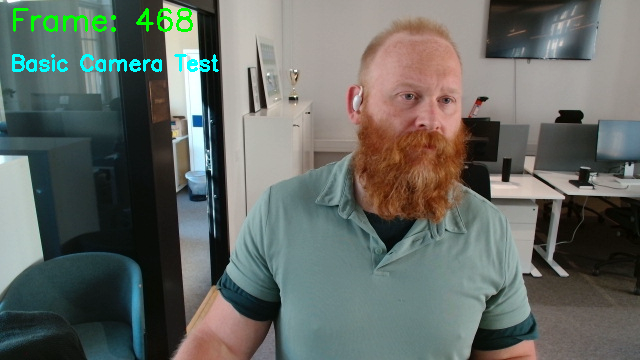
#> input picture validation/debug_camera_frame_468.png, 640 x 360 px
$ python -i camera_prediction_validation.py   (imports and definitions only)
#> lines starting #> are read from the running program, lines starting #| are printed output that depends on the picture
#> further down, picture is the input picture: shape (360, 640, 3); mean B, G, R 100.6, 106.1, 100.9
#!/usr/bin/env python3
"""
Camera Prediction Validation

Connect laptop camera to the constraint-based brain and test real-time
visual prediction capabilities. This tests:

1. Frame-to-frame temporal prediction
2. Visual pattern recognition and clustering
3. Emergent attention mechanisms
4. Real-world sparse representation learning
5. Temporal hierarchy emergence with actual visual data

The brain receives camera frames as sparse sensory input and attempts to
predict the next frame, revealing emergent visual intelligence.
"""

import sys
import os
from pathlib import Path

# Add paths
brain_root = Path(__file__).parent.parent
sys.path.insert(0, str(brain_root))
sys.path.insert(0, str(brain_root / 'server'))

import cv2
import numpy as np
import time
import json
from datetime import datetime
from collections import defaultdict, deque
from typing import Dict, List, Tuple, Optional
import threading
import queue

# Import brain components
from src.brain import MinimalBrain


class CameraFrameProcessor:
    """Processes camera frames for brain input"""

    def __init__(self, target_dim: int = 64, downsample_factor: int = 4):
        """
        Initialize frame processor

        Args:
            target_dim: Target dimension for brain input (e.g., 64 for 64D vector)
            downsample_factor: Factor to downsample frames (4 = 1/4 resolution)
        """
        self.target_dim = target_dim
        self.downsample_factor = downsample_factor
        self.frame_history = deque(maxlen=10)

    def process_frame(self, frame: np.ndarray) -> List[float]:
        """
        Convert camera frame to sparse sensory input vector

        Args:
            frame: OpenCV frame (BGR format)

        Returns:
            List of floats representing sparse sensory input
        """
        # Convert to grayscale
        gray = cv2.cvtColor(frame, cv2.COLOR_BGR2GRAY)
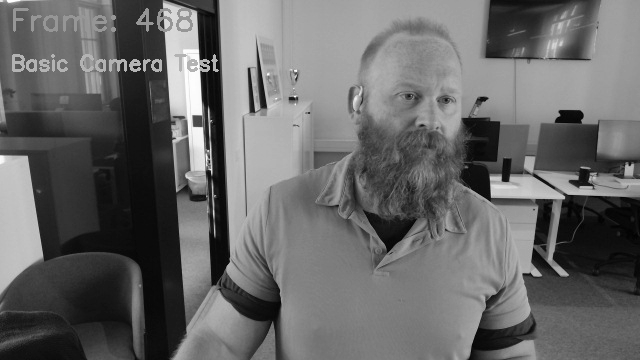
#> gray: shape (360, 640); min 1, max 255, mean 103.9

        # Downsample for efficiency
        h, w = gray.shape
#> h = 360; w = 640
        new_h, new_w = h // self.downsample_factor, w // self.downsample_factor
#> new_h = 90; new_w = 160
        small = cv2.resize(gray, (new_w, new_h))
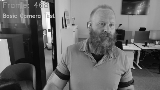
#> small: shape (90, 160); min 4, max 253, mean 104

        # Normalize to [0, 1]
        normalized = small.astype(np.float32) / 255.0

        # Flatten to 1D
        flattened = normalized.flatten()
#> flattened = 14400 values, max 0.992 at index 2446, min 0.0157 at index 8462, mean 0.408

        # Reduce dimensionality to target_dim using sampling
        if len(flattened) > self.target_dim:
            # Sample evenly across the image
            indices = np.linspace(0, len(flattened) - 1, self.target_dim, dtype=int)
#> indices = 64 values from 0 to 14399
            sampled = flattened[indices]
#> sampled = 64 values, max 0.867 at index 17, min 0.0314 at index 37, mean 0.429
        else:
            # Pad if too small
            sampled = np.pad(flattened, (0, self.target_dim - len(flattened)), mode='constant')

        # Apply edge detection for more interesting patterns
        edges = cv2.Canny((small * 255).astype(np.uint8), 50, 150)
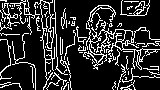
#> edges: shape (90, 160); 18.5% white in thin lines or dots
        edge_normalized = edges.astype(np.float32) / 255.0
#> edge_normalized: shape (90, 160) float32; values 0 (black) and 1 (white), 18.5% white in thin lines or dots
        edge_flattened = edge_normalized.flatten()
#> edge_flattened = 14400 values, max 1 at index 0, min 0 at index 7, mean 0.185

        if len(edge_flattened) > self.target_dim:
            edge_indices = np.linspace(0, len(edge_flattened) - 1, self.target_dim, dtype=int)
#> edge_indices = 64 values from 0 to 14399
            edge_sampled = edge_flattened[edge_indices]
#> edge_sampled = 64 values, max 1 at index 0, min 0 at index 1, mean 0.219
        else:
            edge_sampled = np.pad(edge_flattened, (0, self.target_dim - len(edge_flattened)), mode='constant')

        # Combine intensity and edge information
        combined = (sampled * 0.7 + edge_sampled * 0.3).tolist()
#> combined = 64 values, max 0.838 at index 10, min 0.022 at index 37, mean 0.366

        # Store in history for analysis
        self.frame_history.append({
            'timestamp': time.time(),
            'vector': combined,
            'original_shape': gray.shape,
            'processed_shape': small.shape
        })

        return combined

    # [8 lines left out: function get_frame_difference, not called in this run]

    def detect_motion(self, threshold: float = 0.1) -> bool:
        """Detect if there's significant motion between frames"""
        return self.get_frame_difference(self.frame_history[-1]['vector']) > threshold


class CameraPredictionValidator:
    """Validates brain prediction capabilities with camera feed"""

    # [447 lines left out: functions __init__, initialize_camera, camera_capture_thread, process_prediction, display_frame_with_overlay, run_prediction_test and 4 more, not called in this run]


# [2 lines not run here, left out]

>>> import cv2
>>> picture = cv2.imread('debug_camera_frame_468.png')
>>> result = CameraFrameProcessor().process_frame(picture)
#> result has the same summary as combined in process_frame
